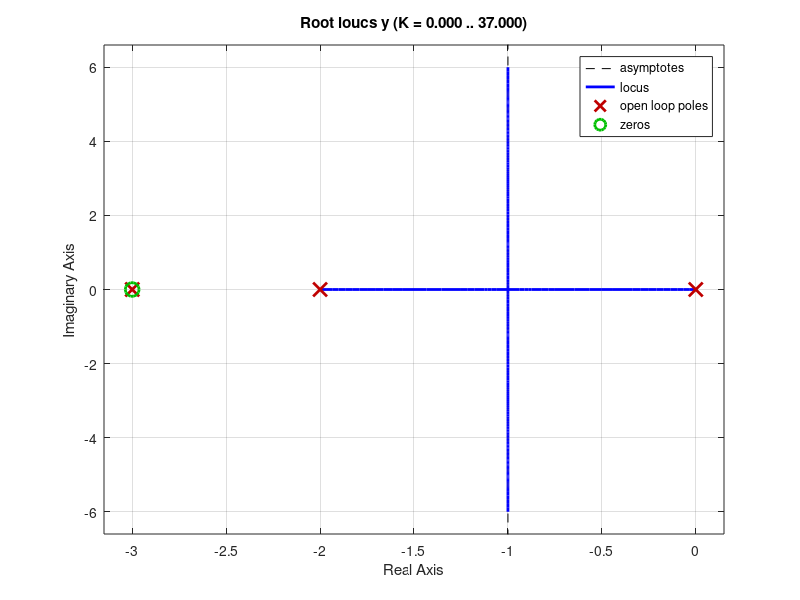

Here is the MATLAB script that generated this plot: (Note: this script raises an error after producing the figure.)
%root locus

s = tf('s');

y = ((s+3))/((s+2)*(s+3)*(s))

rlocus(y)

%%

w = -1 + 1*i;

G = (w+3)/(w*(w+3)*(w+2));

K = 1/abs(G)

%%

syms s

expand((s+1-i)*(s+1+i))

%% jw crossing

syms w k

solve(-k*w^2+4*k+6*w^4-60*w^2==0,4*k*w+w^5-35*w^3+250*w == 0)

%%

syms s

solve(s^2-2*s+2 == 0)
